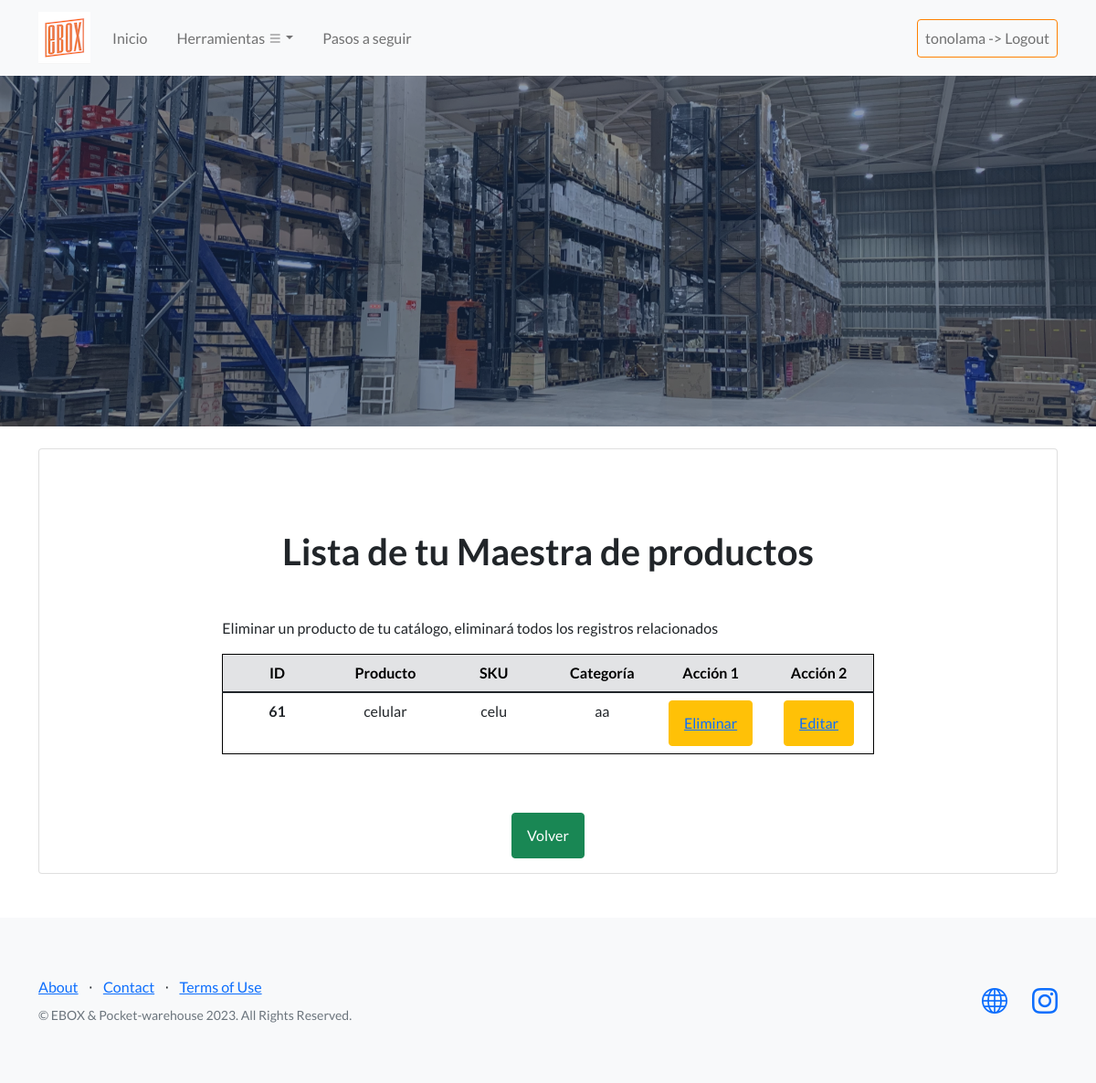
Before: /eboxApp/maestra/wMaestra_full/ (signed in) with the older database file.
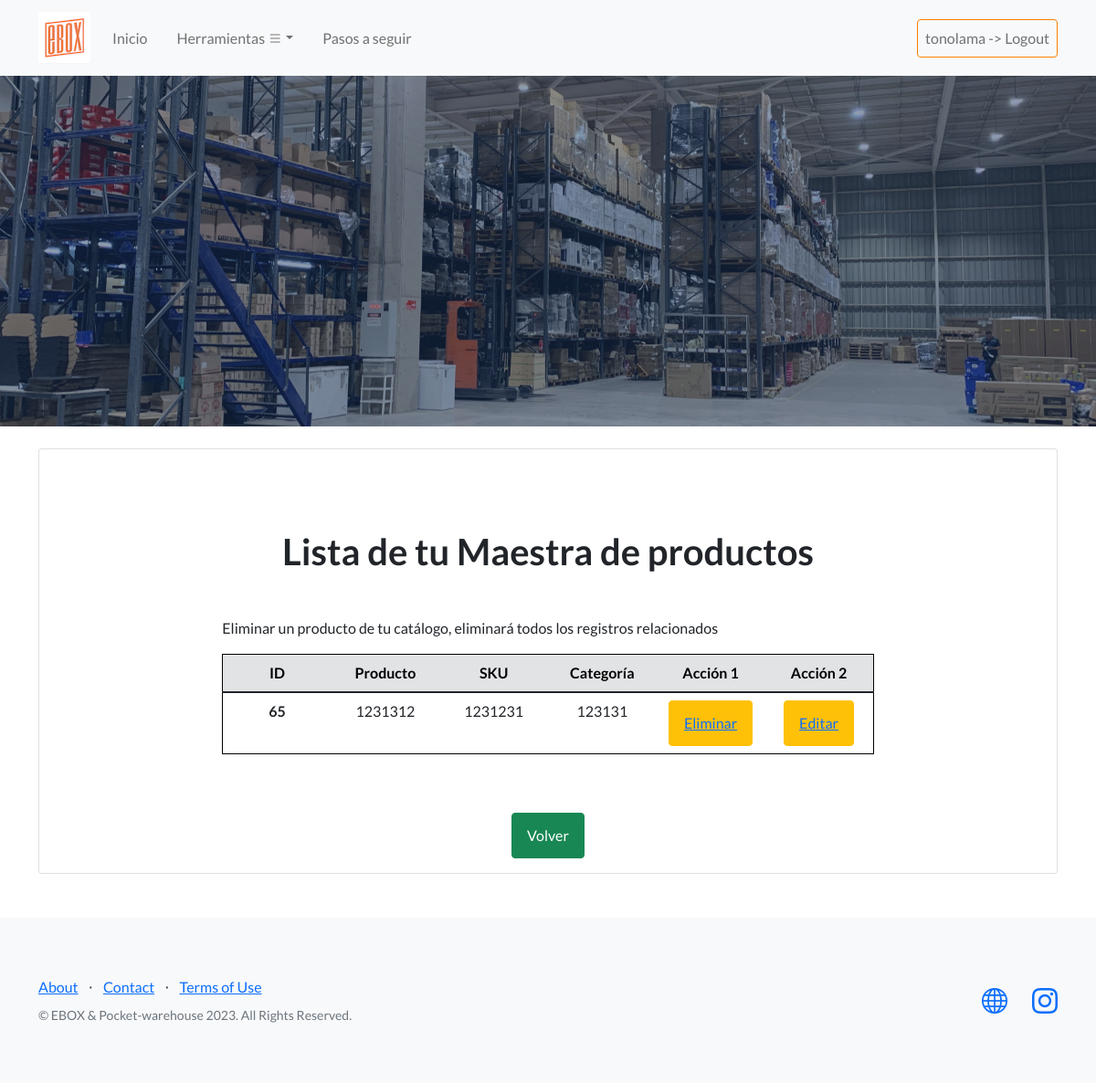
After: the same page with the newer database file.
### eboxApp/models.py (models this page shows, shortened)
class Maestra(models.Model):
    nombre_producto = models.CharField(max_length=300)
    numero_sku = models.CharField(max_length=300)
    categoria = models.CharField(max_length=300)

### eboxApp/views.py (the view)
# urls.py: path('maestra/wMaestra_full/', views.buscarMaestra, name = 'buscarTodo'),
@login_required
def buscarMaestra(request):
    ''' Boton de busqueda completa de la maestra con respuesta en una lista - te llevo a una ventana distinta con boton volver'''
    if request.method == 'GET': # si existe un get
        producto = Maestra.objects.all() # busco todo lo que hay en la maestra
        return render(request, 'eboxApp/wMaestra_full.html', {'producto':producto }) # aqui le digo donde quiero mostrar "producto"

### eboxApp/templates/eboxApp/wMaestra_full.html (shortened to what this page needs)
{% extends "eboxApp/base.html" %}
{% load static %}
{% block contenido_que_cambia %}
<div class="container" id = "listadocatalogo">
    <div class="card mt-4">
        <div class="card-body">
            <div class="row justify-content-center">
                <div class="col-md-8">
                    <br>
                    <h1 class="text-center my-5">Lista de tu Maestra de productos</h1>
                    <p>Eliminar un producto de tu catálogo, eliminará todos los registros relacionados</p>
                    {% if producto %}
                        <div class="table-responsive">
                            <table class="table">
                                <thead>
                                    <tr class = "table-secondary">
                                        <th scope="col">ID</th>
                                        <th scope="col">Producto</th>
                                        <th scope="col">SKU</th>
                                        <th scope="col">Categoría</th>
                                        <th scope="col">Acción 1</th>
                                        <th scope="col">Acción 2</th>
                                    </tr>
                                </thead>
                                <tbody>
                                    {% for i in producto %}
                                        <tr>
                                            <th scope="row">{{ i.pk }}</th>
                                            <td>{{ i.nombre_producto }}</td>
                                            <td>{{ i.numero_sku }}</td>
                                            <td>{{ i.categoria }}</td>
                                            <td> <button class="btn btn-warning">
                                               <a  href="{% url 'eboxApp:EliminarProducto' i.numero_sku %}"> Eliminar</a>
                                                 </button>
                                            </td>
                                            <td> <button class="btn btn-warning">
                                                <a  href="{% url 'eboxApp:EditarProducto' i.numero_sku %}"> Editar</a>
                                                  </button>
                                             </td>
                                        </tr>
                                    {% endfor %}
                                </tbody>
                            </table>
                        </div>
                        <div class="text-center mt-5">
                            <a class="btn btn-success" href="{% url 'eboxApp:Maestra' %}">Volver</a>
                        </div>
                    {% else %}
                        <div class="text-center">
                            <h1>No hay datos</h1>
                            <a class="btn btn-warning" href="{% url 'eboxApp:Maestra' %}">Volver</a>
                        </div>
                    {% endif %}
                </div>
            </div>
        </div>
    </div>
</div>
{% endblock %}

Changed rows visible on the page:
removed Maestra: pk "61", nombre_producto "celular", numero_sku "celu", categoria "aa"
added Maestra: pk "65", nombre_producto "1231312", numero_sku "1231231", categoria "123131"
